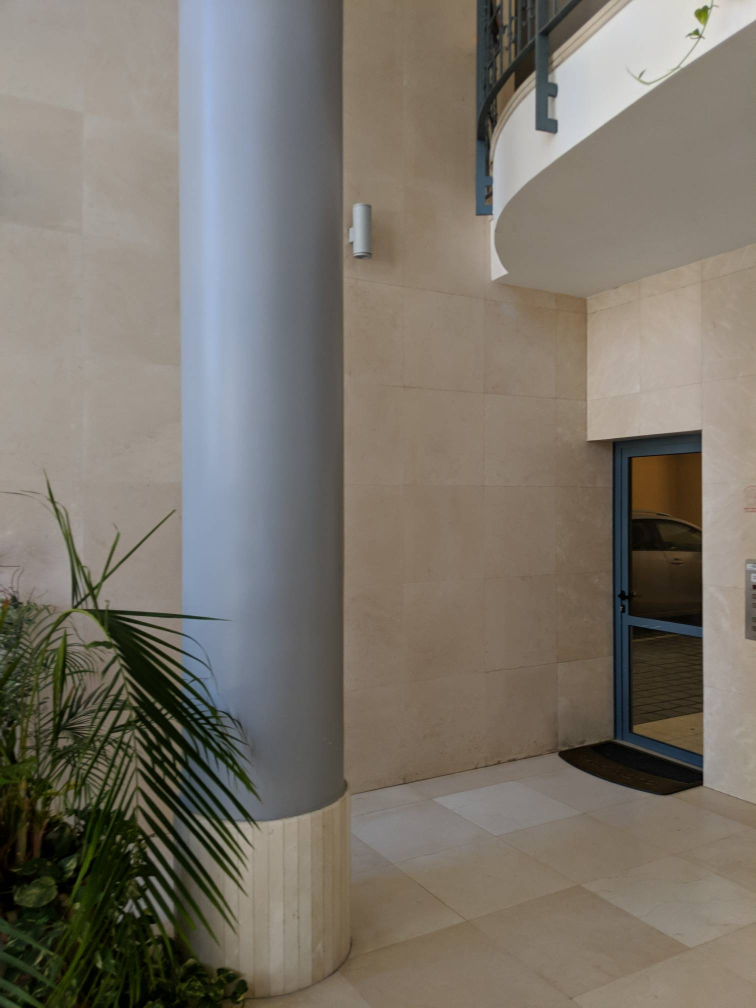
#> input picture Ass2/Images/Office/1.jpg, 1512 x 2016 px, found by its file name (shown at 1/2 size)
$ python main3.py
#> lines starting #> are read from the running program, lines starting #| are printed output that depends on the picture

import cv2
import numpy as np
import matplotlib.pyplot as plt


def preprocess_image(image):
    lab_image = cv2.cvtColor(image, cv2.COLOR_BGR2LAB)
    l_channel, a_channel, b_channel = cv2.split(lab_image)

    clahe = cv2.createCLAHE(clipLimit=2.0, tileGridSize=(8, 8))
    equalized_l_channel = clahe.apply(l_channel)

    equalized_lab_image = cv2.merge([equalized_l_channel, a_channel, b_channel])

    equalized_rgb_image = cv2.cvtColor(equalized_lab_image, cv2.COLOR_LAB2BGR)

    return equalized_rgb_image


def cylindrical_warp(img, K):
    h, w = img.shape[:2]
    map_x, map_y = np.meshgrid(np.arange(w), np.arange(h))
    map_x, map_y = map_x.astype(np.float32), map_y.astype(np.float32)

    # Unproject points from image plane to 3D space
    Xc = map_x - K[0, 2]
    Yc = map_y - K[1, 2]
    Zc = K[0, 0]

    # Project 3D points to cylindrical coordinates
    theta = np.arctan2(Xc, Zc)
    rho = Yc / np.sqrt(Xc**2 + Zc**2)

    # Map cylindrical coordinates to image coordinates
    map_x = rho * w
    map_y = (theta + np.pi) / (2 * np.pi) * h

    # Perform the remapping
    warped_img = cv2.remap(img, map_x, map_y, cv2.INTER_LINEAR)

    return warped_img


def main():

    img1 = cv2.imread(f'Images/Office/1.jpg')
#> img1 is the input picture: shape (2016, 1512, 3); mean B, G, R 106.5, 116.3, 122.6
    img2 = cv2.imread(f'Images/Office/3.jpg')
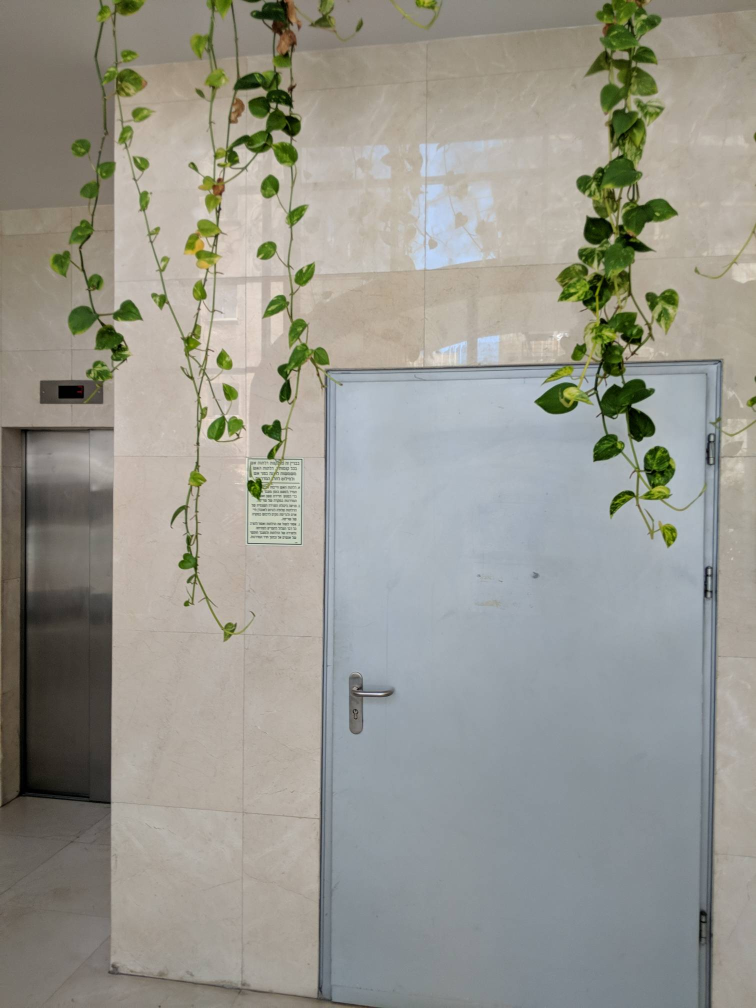
#> input picture Ass2/Images/Office/3.jpg, 1512 x 2016 px, found by its file name (shown at 1/2 size)
#> img2 is the input picture: shape (2016, 1512, 3); mean B, G, R 142.4, 150.6, 151.2


    img1 = preprocess_image(img1)
#> in preprocess_image, `lab_image = cv2.cvtColor(image, cv2.COLOR_BGR2LAB)`: lab_image: shape (2016, 1512, 3); mean of channels 0, 1, 2 124.3, 128.9, 134.4
#> in preprocess_image, `equalized_l_channel = clahe.apply(l_channel)`:
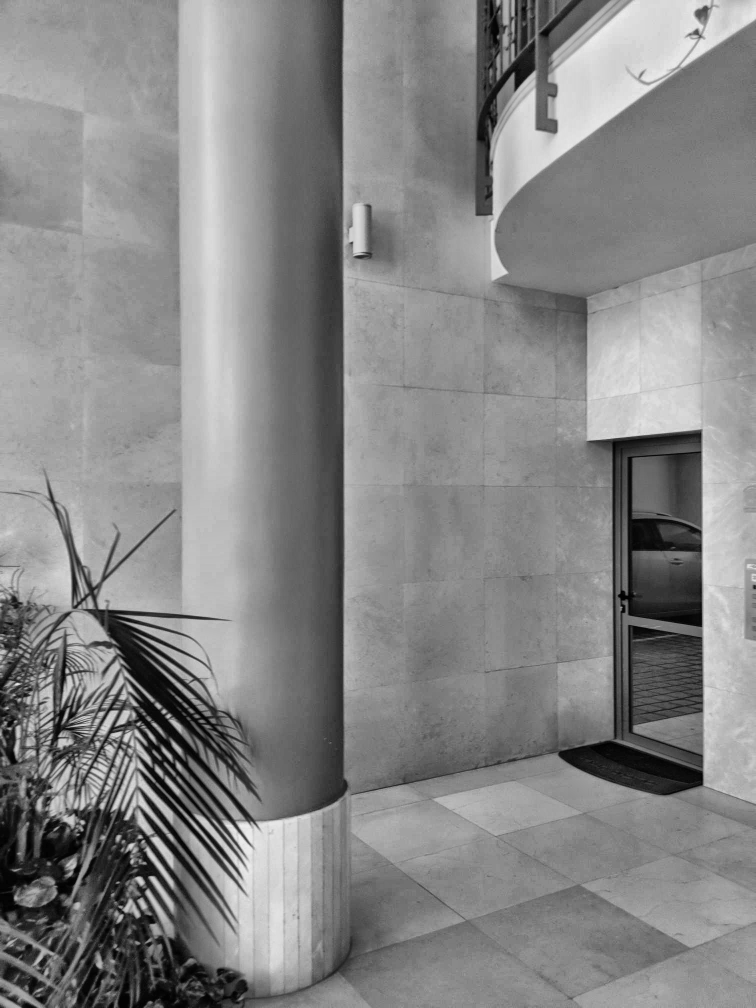
#> equalized_l_channel: shape (2016, 1512) (shown at 1/2 size); min 0, max 239, mean 134.4
#> in preprocess_image, `equalized_lab_image = cv2.merge([equalized_l_channel, a_channel, b_cha..`: equalized_lab_image: shape (2016, 1512, 3); mean of channels 0, 1, 2 134.4, 128.9, 134.4
    img2 = preprocess_image(img2)
#> in preprocess_image (call 2), `lab_image = cv2.cvtColor(image, cv2.COLOR_BGR2LAB)`: lab_image: shape (2016, 1512, 3); mean of channels 0, 1, 2 157.8, 126.9, 132.5
#> in preprocess_image (call 2), `l_channel, a_channel, b_channel = cv2.split(lab_image)`:
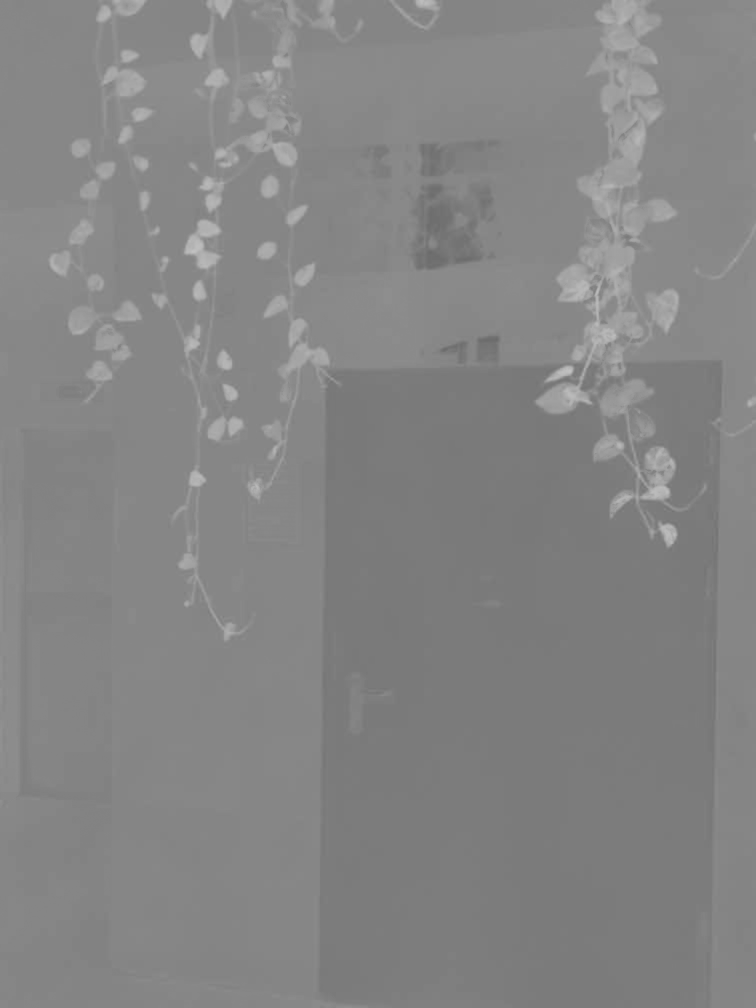
#> b_channel: shape (2016, 1512) (shown at 1/2 size); min 106, max 194, mean 132.5
#> in preprocess_image (call 2), `equalized_l_channel = clahe.apply(l_channel)`:
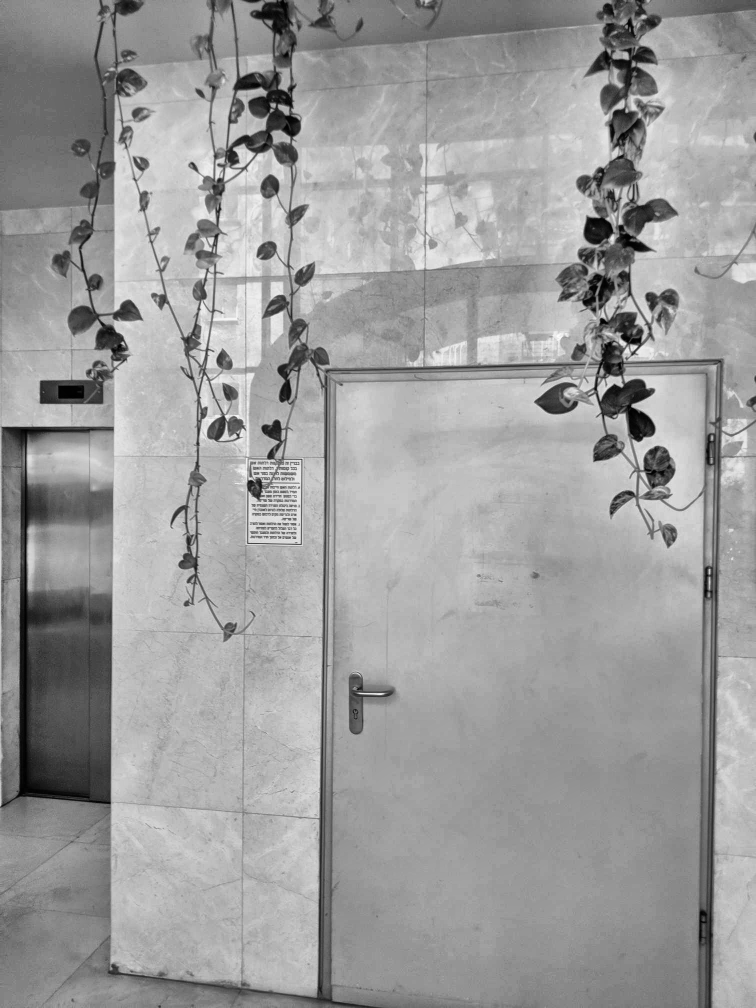
#> equalized_l_channel: shape (2016, 1512) (shown at 1/2 size); min 0, max 255, mean 156.5
#> in preprocess_image (call 2), `equalized_lab_image = cv2.merge([equalized_l_channel, a_channel, b_cha..`: equalized_lab_image: shape (2016, 1512, 3); mean of channels 0, 1, 2 156.5, 126.9, 132.5


    h1, w1 = img1.shape[:2]
#> h1 = 2016; w1 = 1512
    h2, w2 = img2.shape[:2]
#> h2 = 2016; w2 = 1512


    fx = 800  # Focal length in pixels
    fy = 800
    cx = img1.shape[1] / 2  # Principal point (image center)
#> cx = 756
    cy = img1.shape[0] / 2
#> cy = 1008

    K = np.array([[fx, 0, cx],
                  [0, fy, cy],
                  [0,  0,  1]])

    # Perform cylindrical warping
    warped_img1 = cylindrical_warp(img1, K)
#> in cylindrical_warp, `theta = np.arctan2(Xc, Zc)`:
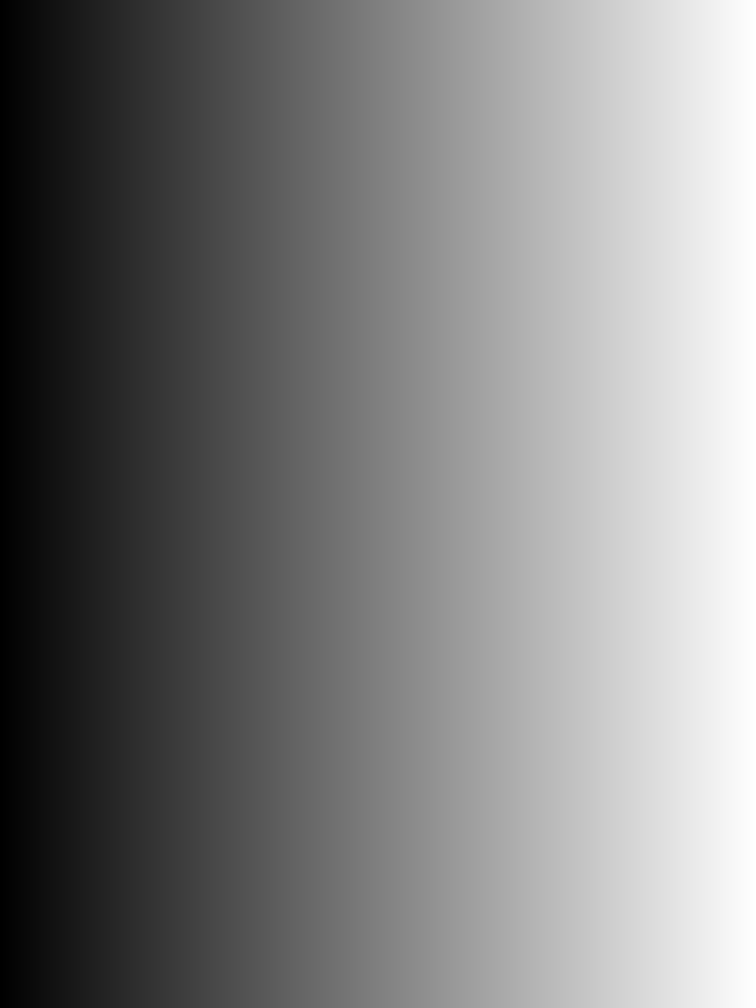
#> Xc: shape (2016, 1512) float32 (shown at 1/2 size); min -756, max 755, mean -0.5; drawn with min black and max white
    warped_img2 = cylindrical_warp(img2, K)
#> in cylindrical_warp (call 2), `warped_img = cv2.remap(img, map_x, map_y, cv2.INTER_LINEAR)`:
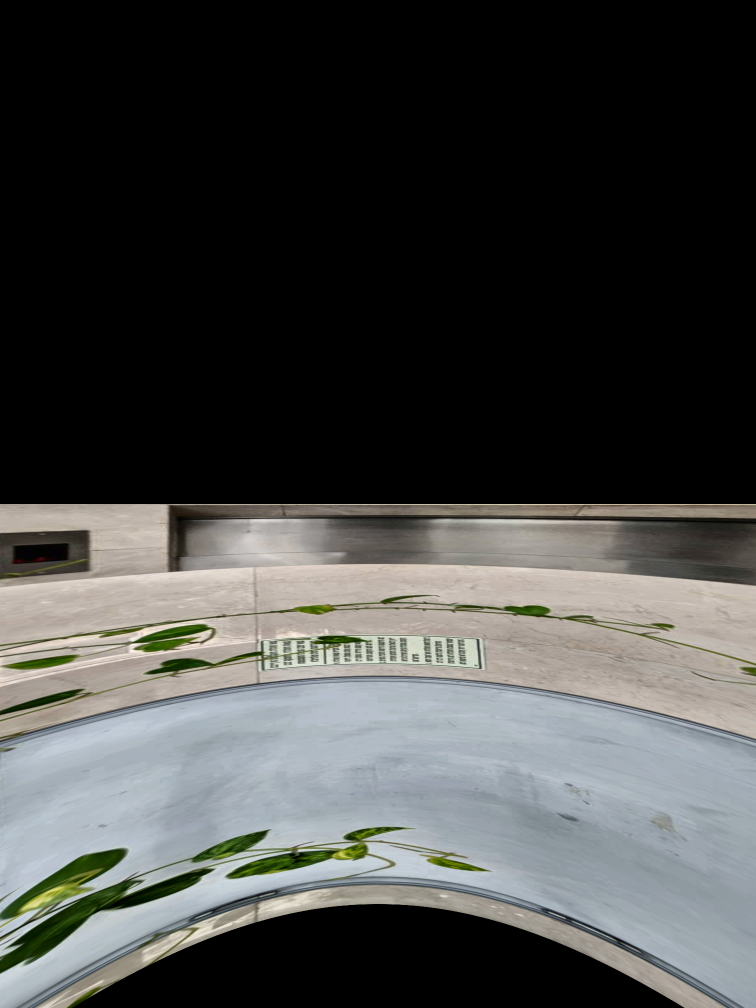
#> warped_img: shape (2016, 1512, 3) (shown at 1/2 size); mean B, G, R 69.4, 70.9, 69.8


    cv2.namedWindow('img', cv2.WINDOW_NORMAL)
    cv2.imshow('img', warped_img2)
    cv2.waitKey(0)
    cv2.destroyAllWindows()


if __name__ == "__main__":
    main()
